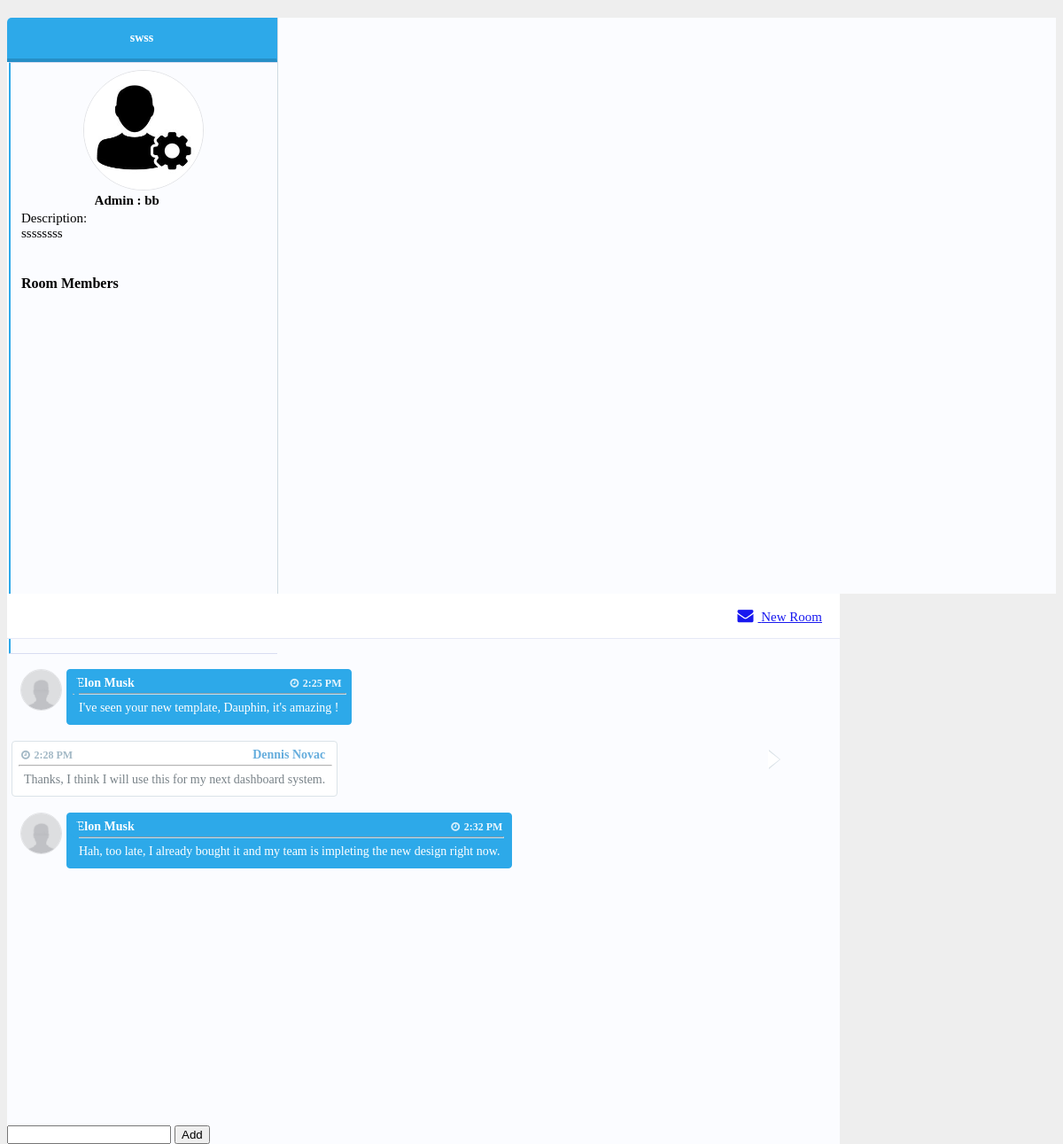
Screenshot of /groups/destination/3 (signed in) with the database file from the repository.
### app/models.py (models this page shows)
class Group(models.Model):
    planner = models.ForeignKey(User, related_name="groupsPlannedByUser", on_delete = models.CASCADE)
    destination = models.TextField()
    description = models.TextField()
    users = models.ManyToManyField(User, related_name="groups")
    created_at = models.DateTimeField(auto_now_add=True)
    updated_at = models.DateTimeField(auto_now=True)

class User(models.Model):
    first_name = models.CharField(max_length=255)
    last_name = models.CharField(max_length=255)
    email = models.CharField(max_length=255)
    password = models.CharField(max_length=255)
    created_at = models.DateTimeField(auto_now_add=True)
    updated_at = models.DateTimeField(auto_now=True)
    objects = BlogManager()

### app/views.py (the view)
# urls.py: path('groups/destination/<int:group_id>', views.view_destination),
def view_destination(request,group_id):
    current_group = models.selected_group(group_id)
    context = {
        'destination': current_group.destination,
        'planner': current_group.planner.first_name,
        'plannerId': current_group.planner.id,
        'description': current_group.description,
        'groupUsers': models.users_joining_the_group(request.session['login_user'],group_id)
    }
    return render(request,"group.html",context)

### app/models.py (called while the page is built)
def selected_group(group_id):
    group=Group.objects.get(id=group_id)
    return group

def users_joining_the_group(user_id,group_id):
    this_group = Group.objects.get(id=group_id)
    allGroupJoiners = User.objects.filter(groups=this_group)
    return allGroupJoiners

### app/templates/group.html (shortened to what this page needs)
<!DOCTYPE html>
<html lang="en">
<head>
    {% load static %}
    <link rel="stylesheet" href="{% static 'css/dashboard_style.css' %}">
    <link href="https://maxcdn.bootstrapcdn.com/font-awesome/4.3.0/css/font-awesome.min.css" rel="stylesheet">
</head>
<body>
    <div class="container">
        <div class="panel messages-panel">
            <div class="contacts-list">
                <div class="inbox-categories">
                    <div data-toggle="tab" data-target="#inbox" class="active"> {{destination}} </div>
                </div>
                <div class="tab-content">
                    <div id="inbox" class="contacts-outter-wrapper tab-pane active">
                        <div class="contacts-outter">
                            <ul class="list-unstyled contacts">
                                <li data-toggle="tab" data-target="#inbox-message-1" class="active">
                                    <img alt="" style="width: 134px;
                                    height: 134px;
                                    margin-left: 23%;" class="img-circle medium-image" src="/static/admin.JPG">
                                    <br />
                                    <div class="vcentered info-combo">
                                        <h3  style="margin-left: 48%;font-size: 15px;" class="no-margin-bottom name"> Admin : {{planner}} </h3>
                                        <div style="font-size: 15px;"> Description: <br />{{description}}</div>
                                        <br/>
                                    </div>
                                    <br />
                                    <div>
                                        <h4> Room Members</h4>
                                    </div>
                                </li>
                            </ul>
                        </div>
                    </div>
                </div>
            </div>
            <div class="tab-content">
                <div class="tab-pane message-body active" id="inbox-message-1">
                    <div class="message-top">
                        <a class="btn btn btn-success new-message" href="/groups/add"> <i class="fa fa-envelope"></i>
                            New Room </a>
                    </div>
                    <div class="message-chat">
                        <div class="chat-body">
                            <div class="message info">
                                <img alt="" class="img-circle medium-image" src="/static/avatar.jpg">
                                <div class="message-body">
                                    <div class="message-info">
                                        <h4> Elon Musk </h4>
                                        <h5> <i class="fa fa-clock-o"></i> 2:25 PM </h5>
                                    </div>
                                    <hr>
                                    <div class="message-text">
                                        I've seen your new template, Dauphin, it's amazing !
                                    </div>
                                </div>
                                <br>
                            </div>
                            <div class="message my-message">
                                <div class="message-body">
                                    <div class="message-body-inner">
                                        <div class="message-info">
                                            <h4> Dennis Novac </h4>
                                            <h5> <i class="fa fa-clock-o"></i> 2:28 PM </h5>
                                        </div>
                                        <hr>
                                        <div class="message-text">
                                            Thanks, I think I will use this for my next dashboard system.
                                        </div>
                                    </div>
                                </div>
                                <br>
                            </div>
                            <div class="message info">
                                <img alt="" class="img-circle medium-image" src="/static/avatar.jpg">
                                <div class="message-body">
                                    <div class="message-info">
                                        <h4> Elon Musk </h4>
                                        <h5> <i class="fa fa-clock-o"></i> 2:32 PM </h5>
                                    </div>
                                    <hr>
                                    <div class="message-text">
                                        Hah, too late, I already bought it and my team is impleting the new design right
                                        now.
                                    </div>
                                </div>
                                <br>
                            </div>
                        </div>
                            <form action="/groups/addMsg/2" method="POST">
                                <input type="text" class="send-message-text" id="content" name="content" >
                                <input type="submit" value="Add" class="btn btn-primary">
                        </div>
                    </div>
                </div>
            </div>
        </div>
</body>
</html>

### rows the page displays
Group: destination "swss", description "ssssssss"
User: first_name "bb"
